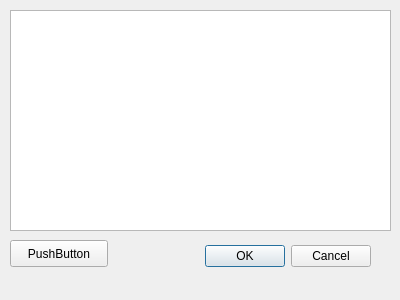
<?xml version="1.0" encoding="UTF-8"?>
<ui version="4.0">
 <class>RipCD</class>
 <widget class="QDialog" name="RipCD">
  <property name="geometry">
   <rect>
    <x>0</x>
    <y>0</y>
    <width>400</width>
    <height>300</height>
   </rect>
  </property>
  <property name="windowTitle">
   <string>Dialog</string>
  </property>
  <widget class="QDialogButtonBox" name="buttonBox">
   <property name="geometry">
    <rect>
     <x>30</x>
     <y>240</y>
     <width>341</width>
     <height>32</height>
    </rect>
   </property>
   <property name="orientation">
    <enum>Qt::Horizontal</enum>
   </property>
   <property name="standardButtons">
    <set>QDialogButtonBox::Cancel|QDialogButtonBox::Ok</set>
   </property>
  </widget>
  <widget class="QWidget" name="verticalLayoutWidget">
   <property name="geometry">
    <rect>
     <x>10</x>
     <y>10</y>
     <width>381</width>
     <height>221</height>
    </rect>
   </property>
   <layout class="QVBoxLayout" name="verticalLayout">
    <property name="leftMargin">
     <number>0</number>
    </property>
    <property name="rightMargin">
     <number>0</number>
    </property>
    <item>
     <widget class="QTextBrowser" name="log_destiny"/>
    </item>
   </layout>
  </widget>
  <widget class="QPushButton" name="pushButton">
   <property name="geometry">
    <rect>
     <x>10</x>
     <y>240</y>
     <width>98</width>
     <height>27</height>
    </rect>
   </property>
   <property name="text">
    <string>PushButton</string>
   </property>
  </widget>
 </widget>
 <resources/>
 <connections>
  <connection>
   <sender>buttonBox</sender>
   <signal>accepted()</signal>
   <receiver>RipCD</receiver>
   <slot>accept()</slot>
   <hints>
    <hint type="sourcelabel">
     <x>248</x>
     <y>254</y>
    </hint>
    <hint type="destinationlabel">
     <x>157</x>
     <y>274</y>
    </hint>
   </hints>
  </connection>
  <connection>
   <sender>buttonBox</sender>
   <signal>rejected()</signal>
   <receiver>RipCD</receiver>
   <slot>reject()</slot>
   <hints>
    <hint type="sourcelabel">
     <x>316</x>
     <y>260</y>
    </hint>
    <hint type="destinationlabel">
     <x>286</x>
     <y>274</y>
    </hint>
   </hints>
  </connection>
 </connections>
</ui>
